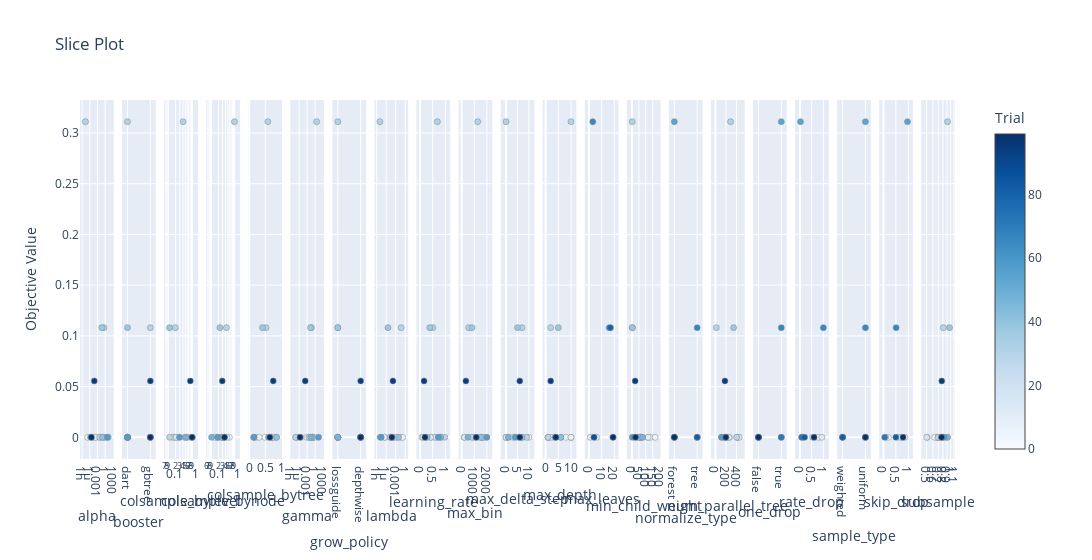

The code cell stored with this chart in its notebook:
### Code cell
optuna.visualization.plot_slice(study)

### Figure 1 — Plotly figure (JSON) as saved in the notebook; plotly's stock layout.template omitted (floating-point values rounded to 4 significant figures)
{"data": [{"marker": {"color": [0, 1, 2, 3, 5, 6, 7, 9, 15, 17, 29, 30, 31, 38, 41, 47, 57, 94, 99], "colorbar": {"title": {"text": "Trial"}, "x": 1, "xpad": 40}, "colorscale": [[0, "rgb(247,251,255)"], [0.125, "rgb(222,235,247)"], [0.25, "rgb(198,219,239)"], [0.375, "rgb(158,202,225)"], [0.5, "rgb(107,174,214)"], [0.625, "rgb(66,146,198)"], [0.75, "rgb(33,113,181)"], [0.875, "rgb(8,81,156)"], [1, "rgb(8,48,107)"]], "line": {"color": "Grey", "width": 0.5}, "showscale": true}, "mode": "markers", "showlegend": false, "type": "scatter", "x": [0.007575, 0.4494, 0.09532, 0.0002515, 1.375e-07, 5.219e-06, 1.917e-05, 0.0001819, 1.155, 17.11, 0.007685, 0.3515, 2.012e-08, 0.05096, 0.09753, 1.963e-06, 8.437, 5.944e-05, 4.55e-06], "xaxis": "x", "y": [0, 0, 0, 0, 0, 0, 0, 0, 0, 0, 0, 0.1081, 0.3111, 0.1081, 0, 0, 0, 0.05556, 0], "yaxis": "y"}, {"marker": {"color": [0, 1, 2, 3, 5, 6, 7, 9, 15, 17, 29, 30, 31, 38, 41, 47, 57, 94, 99], "colorbar": {"title": {"text": "Trial"}, "x": 1, "xpad": 40}, "colorscale": [[0, "rgb(247,251,255)"], [0.125, "rgb(222,235,247)"], [0.25, "rgb(198,219,239)"], [0.375, "rgb(158,202,225)"], [0.5, "rgb(107,174,214)"], [0.625, "rgb(66,146,198)"], [0.75, "rgb(33,113,181)"], [0.875, "rgb(8,81,156)"], [1, "rgb(8,48,107)"]], "line": {"color": "Grey", "width": 0.5}, "showscale": false}, "mode": "markers", "showlegend": false, "type": "scatter", "x": ["dart", "dart", "dart", "gbtree", "dart", "gbtree", "dart", "gbtree", "dart", "gbtree", "gbtree", "gbtree", "dart", "dart", "dart", "dart", "dart", "gbtree", "gbtree"], "xaxis": "x2", "y": [0, 0, 0, 0, 0, 0, 0, 0, 0, 0, 0, 0.1081, 0.3111, 0.1081, 0, 0, 0, 0.05556, 0], "yaxis": "y2"}, {"marker": {"color": [0, 1, 2, 3, 5, 6, 7, 9, 15, 17, 29, 30, 31, 38, 41, 47, 57, 94, 99], "colorbar": {"title": {"text": "Trial"}, "x": 1, "xpad": 40}, "colorscale": [[0, "rgb(247,251,255)"], [0.125, "rgb(222,235,247)"], [0.25, "rgb(198,219,239)"], [0.375, "rgb(158,202,225)"], [0.5, "rgb(107,174,214)"], [0.625, "rgb(66,146,198)"], [0.75, "rgb(33,113,181)"], [0.875, "rgb(8,81,156)"], [1, "rgb(8,48,107)"]], "line": {"color": "Grey", "width": 0.5}, "showscale": false}, "mode": "markers", "showlegend": false, "type": "scatter", "x": [0.4696, 0.2847, 0.1543, 0.1735, 0.6506, 0.5539, 0.21, 0.9554, 0.2116, 0.9334, 0.1123, 0.1945, 0.4077, 0.1125, 0.9896, 0.523, 0.2879, 0.8077, 0.9558], "xaxis": "x3", "y": [0, 0, 0, 0, 0, 0, 0, 0, 0, 0, 0, 0.1081, 0.3111, 0.1081, 0, 0, 0, 0.05556, 0], "yaxis": "y3"}, {"marker": {"color": [0, 1, 2, 3, 5, 6, 7, 9, 15, 17, 29, 30, 31, 38, 41, 47, 57, 94, 99], "colorbar": {"title": {"text": "Trial"}, "x": 1, "xpad": 40}, "colorscale": [[0, "rgb(247,251,255)"], [0.125, "rgb(222,235,247)"], [0.25, "rgb(198,219,239)"], [0.375, "rgb(158,202,225)"], [0.5, "rgb(107,174,214)"], [0.625, "rgb(66,146,198)"], [0.75, "rgb(33,113,181)"], [0.875, "rgb(8,81,156)"], [1, "rgb(8,48,107)"]], "line": {"color": "Grey", "width": 0.5}, "showscale": false}, "mode": "markers", "showlegend": false, "type": "scatter", "x": [0.2983, 0.1665, 0.5878, 0.3399, 0.2613, 0.3578, 0.1367, 0.4674, 0.2808, 0.3516, 0.1951, 0.4435, 0.9822, 0.2307, 0.3037, 0.101, 0.185, 0.2913, 0.365], "xaxis": "x4", "y": [0, 0, 0, 0, 0, 0, 0, 0, 0, 0, 0, 0.1081, 0.3111, 0.1081, 0, 0, 0, 0.05556, 0], "yaxis": "y4"}, {"marker": {"color": [0, 1, 2, 3, 5, 6, 7, 9, 15, 17, 29, 30, 31, 38, 41, 47, 57, 94, 99], "colorbar": {"title": {"text": "Trial"}, "x": 1, "xpad": 40}, "colorscale": [[0, "rgb(247,251,255)"], [0.125, "rgb(222,235,247)"], [0.25, "rgb(198,219,239)"], [0.375, "rgb(158,202,225)"], [0.5, "rgb(107,174,214)"], [0.625, "rgb(66,146,198)"], [0.75, "rgb(33,113,181)"], [0.875, "rgb(8,81,156)"], [1, "rgb(8,48,107)"]], "line": {"color": "Grey", "width": 0.5}, "showscale": false}, "mode": "markers", "showlegend": false, "type": "scatter", "x": [0.4846, 0.138, 0.6905, 0.6964, 0.7227, 0.2146, 0.31, 0.6764, 0.7598, 0.8468, 0.1443, 0.521, 0.5796, 0.4122, 0.8498, 0.6004, 0.1476, 0.7464, 0.643], "xaxis": "x5", "y": [0, 0, 0, 0, 0, 0, 0, 0, 0, 0, 0, 0.1081, 0.3111, 0.1081, 0, 0, 0, 0.05556, 0], "yaxis": "y5"}, {"marker": {"color": [0, 1, 2, 3, 5, 6, 7, 9, 15, 17, 29, 30, 31, 38, 41, 47, 57, 94, 99], "colorbar": {"title": {"text": "Trial"}, "x": 1, "xpad": 40}, "colorscale": [[0, "rgb(247,251,255)"], [0.125, "rgb(222,235,247)"], [0.25, "rgb(198,219,239)"], [0.375, "rgb(158,202,225)"], [0.5, "rgb(107,174,214)"], [0.625, "rgb(66,146,198)"], [0.75, "rgb(33,113,181)"], [0.875, "rgb(8,81,156)"], [1, "rgb(8,48,107)"]], "line": {"color": "Grey", "width": 0.5}, "showscale": false}, "mode": "markers", "showlegend": false, "type": "scatter", "x": [0.172, 0.01708, 0.1419, 0.0006421, 0.6027, 0.003967, 3.931e-07, 5.24e-08, 4.926e-06, 0.007464, 5.238e-08, 0.0389, 3.444, 0.01775, 0.09374, 0.02302, 18.95, 0.000182, 2.112e-06], "xaxis": "x6", "y": [0, 0, 0, 0, 0, 0, 0, 0, 0, 0, 0, 0.1081, 0.3111, 0.1081, 0, 0, 0, 0.05556, 0], "yaxis": "y6"}, {"marker": {"color": [0, 1, 2, 3, 5, 6, 7, 9, 15, 17, 29, 30, 31, 38, 41, 47, 57, 94, 99], "colorbar": {"title": {"text": "Trial"}, "x": 1, "xpad": 40}, "colorscale": [[0, "rgb(247,251,255)"], [0.125, "rgb(222,235,247)"], [0.25, "rgb(198,219,239)"], [0.375, "rgb(158,202,225)"], [0.5, "rgb(107,174,214)"], [0.625, "rgb(66,146,198)"], [0.75, "rgb(33,113,181)"], [0.875, "rgb(8,81,156)"], [1, "rgb(8,48,107)"]], "line": {"color": "Grey", "width": 0.5}, "showscale": false}, "mode": "markers", "showlegend": false, "type": "scatter", "x": ["lossguide", "depthwise", "lossguide", "lossguide", "lossguide", "depthwise", "lossguide", "depthwise", "depthwise", "depthwise", "depthwise", "lossguide", "lossguide", "lossguide", "lossguide", "lossguide", "depthwise", "depthwise", "depthwise"], "xaxis": "x7", "y": [0, 0, 0, 0, 0, 0, 0, 0, 0, 0, 0, 0.1081, 0.3111, 0.1081, 0, 0, 0, 0.05556, 0], "yaxis": "y7"}, {"marker": {"color": [0, 1, 2, 3, 5, 6, 7, 9, 15, 17, 29, 30, 31, 38, 41, 47, 57, 94, 99], "colorbar": {"title": {"text": "Trial"}, "x": 1, "xpad": 40}, "colorscale": [[0, "rgb(247,251,255)"], [0.125, "rgb(222,235,247)"], [0.25, "rgb(198,219,239)"], [0.375, "rgb(158,202,225)"], [0.5, "rgb(107,174,214)"], [0.625, "rgb(66,146,198)"], [0.75, "rgb(33,113,181)"], [0.875, "rgb(8,81,156)"], [1, "rgb(8,48,107)"]], "line": {"color": "Grey", "width": 0.5}, "showscale": false}, "mode": "markers", "showlegend": false, "type": "scatter", "x": [4.714e-07, 0.0005157, 2.557e-07, 0.03747, 0.0001791, 0.16, 7.439e-05, 1.86e-05, 3.628e-05, 0.00207, 2.073e-05, 0.04988, 1.029e-08, 3.556e-06, 0.007686, 1.28e-08, 2.798e-08, 0.0001332, 6.164e-05], "xaxis": "x8", "y": [0, 0, 0, 0, 0, 0, 0, 0, 0, 0, 0, 0.1081, 0.3111, 0.1081, 0, 0, 0, 0.05556, 0], "yaxis": "y8"}, {"marker": {"color": [0, 1, 2, 3, 5, 6, 7, 9, 15, 17, 29, 30, 31, 38, 41, 47, 57, 94, 99], "colorbar": {"title": {"text": "Trial"}, "x": 1, "xpad": 40}, "colorscale": [[0, "rgb(247,251,255)"], [0.125, "rgb(222,235,247)"], [0.25, "rgb(198,219,239)"], [0.375, "rgb(158,202,225)"], [0.5, "rgb(107,174,214)"], [0.625, "rgb(66,146,198)"], [0.75, "rgb(33,113,181)"], [0.875, "rgb(8,81,156)"], [1, "rgb(8,48,107)"]], "line": {"color": "Grey", "width": 0.5}, "showscale": false}, "mode": "markers", "showlegend": false, "type": "scatter", "x": [0.8299, 0.4224, 0.5703, 0.7693, 0.6346, 0.2216, 0.07837, 0.2279, 0.1173, 0.4279, 0.9782, 0.5079, 0.6867, 0.3898, 0.2831, 0.816, 0.7167, 0.1608, 0.1971], "xaxis": "x9", "y": [0, 0, 0, 0, 0, 0, 0, 0, 0, 0, 0, 0.1081, 0.3111, 0.1081, 0, 0, 0, 0.05556, 0], "yaxis": "y9"}, {"marker": {"color": [0, 1, 2, 3, 5, 6, 7, 9, 15, 17, 29, 30, 31, 38, 41, 47, 57, 94, 99], "colorbar": {"title": {"text": "Trial"}, "x": 1, "xpad": 40}, "colorscale": [[0, "rgb(247,251,255)"], [0.125, "rgb(222,235,247)"], [0.25, "rgb(198,219,239)"], [0.375, "rgb(158,202,225)"], [0.5, "rgb(107,174,214)"], [0.625, "rgb(66,146,198)"], [0.75, "rgb(33,113,181)"], [0.875, "rgb(8,81,156)"], [1, "rgb(8,48,107)"]], "line": {"color": "Grey", "width": 0.5}, "showscale": false}, "mode": "markers", "showlegend": false, "type": "scatter", "x": [1517, 1928, 969, 1118, 1697, 1593, 185, 233, 1673, 1258, 795, 553, 1269, 816, 1518, 497, 1996, 334, 1153], "xaxis": "x10", "y": [0, 0, 0, 0, 0, 0, 0, 0, 0, 0, 0, 0.1081, 0.3111, 0.1081, 0, 0, 0, 0.05556, 0], "yaxis": "y10"}, {"marker": {"color": [0, 1, 2, 3, 5, 6, 7, 9, 15, 17, 29, 30, 31, 38, 41, 47, 57, 94, 99], "colorbar": {"title": {"text": "Trial"}, "x": 1, "xpad": 40}, "colorscale": [[0, "rgb(247,251,255)"], [0.125, "rgb(222,235,247)"], [0.25, "rgb(198,219,239)"], [0.375, "rgb(158,202,225)"], [0.5, "rgb(107,174,214)"], [0.625, "rgb(66,146,198)"], [0.75, "rgb(33,113,181)"], [0.875, "rgb(8,81,156)"], [1, "rgb(8,48,107)"]], "line": {"color": "Grey", "width": 0.5}, "showscale": false}, "mode": "markers", "showlegend": false, "type": "scatter", "x": [1, 5, 0, 10, 0, 7, 6, 6, 0, 3, 9, 7, 0, 5, 7, 1, 4, 6, 6], "xaxis": "x11", "y": [0, 0, 0, 0, 0, 0, 0, 0, 0, 0, 0, 0.1081, 0.3111, 0.1081, 0, 0, 0, 0.05556, 0], "yaxis": "y11"}, {"marker": {"color": [0, 1, 2, 3, 5, 6, 7, 9, 15, 17, 29, 30, 31, 38, 41, 47, 57, 94, 99], "colorbar": {"title": {"text": "Trial"}, "x": 1, "xpad": 40}, "colorscale": [[0, "rgb(247,251,255)"], [0.125, "rgb(222,235,247)"], [0.25, "rgb(198,219,239)"], [0.375, "rgb(158,202,225)"], [0.5, "rgb(107,174,214)"], [0.625, "rgb(66,146,198)"], [0.75, "rgb(33,113,181)"], [0.875, "rgb(8,81,156)"], [1, "rgb(8,48,107)"]], "line": {"color": "Grey", "width": 0.5}, "showscale": false}, "mode": "markers", "showlegend": false, "type": "scatter", "x": [10, 1, 3, 1, 8, 10, 10, 2, 1, 6, 1, 2, 10, 5, 6, 4, 4, 2, 4], "xaxis": "x12", "y": [0, 0, 0, 0, 0, 0, 0, 0, 0, 0, 0, 0.1081, 0.3111, 0.1081, 0, 0, 0, 0.05556, 0], "yaxis": "y12"}, {"marker": {"color": [0, 2, 3, 5, 7, 30, 31, 38, 41, 47], "colorbar": {"title": {"text": "Trial"}, "x": 1, "xpad": 40}, "colorscale": [[0, "rgb(247,251,255)"], [0.125, "rgb(222,235,247)"], [0.25, "rgb(198,219,239)"], [0.375, "rgb(158,202,225)"], [0.5, "rgb(107,174,214)"], [0.625, "rgb(66,146,198)"], [0.75, "rgb(33,113,181)"], [0.875, "rgb(8,81,156)"], [1, "rgb(8,48,107)"]], "line": {"color": "Grey", "width": 0.5}, "showscale": false}, "mode": "markers", "showlegend": false, "type": "scatter", "x": [19, 19, 6, 1, 4, 16, 3, 17, 4, 19], "xaxis": "x13", "y": [0, 0, 0, 0, 0, 0.1081, 0.3111, 0.1081, 0, 0], "yaxis": "y13"}, {"marker": {"color": [0, 1, 2, 3, 5, 6, 7, 9, 15, 17, 29, 30, 31, 38, 41, 47, 57, 94, 99], "colorbar": {"title": {"text": "Trial"}, "x": 1, "xpad": 40}, "colorscale": [[0, "rgb(247,251,255)"], [0.125, "rgb(222,235,247)"], [0.25, "rgb(198,219,239)"], [0.375, "rgb(158,202,225)"], [0.5, "rgb(107,174,214)"], [0.625, "rgb(66,146,198)"], [0.75, "rgb(33,113,181)"], [0.875, "rgb(8,81,156)"], [1, "rgb(8,48,107)"]], "line": {"color": "Grey", "width": 0.5}, "showscale": false}, "mode": "markers", "showlegend": false, "type": "scatter", "x": [114.8, 70.77, 51.51, 68.76, 134.6, 167.3, 16.32, 116.6, 32.62, 63.53, 60.45, 3.211, 2.253, 2.644, 49.05, 76.62, 2.536, 23.13, 26.02], "xaxis": "x14", "y": [0, 0, 0, 0, 0, 0, 0, 0, 0, 0, 0, 0.1081, 0.3111, 0.1081, 0, 0, 0, 0.05556, 0], "yaxis": "y14"}, {"marker": {"color": [0, 1, 2, 5, 7, 15, 31, 38, 41, 47, 57], "colorbar": {"title": {"text": "Trial"}, "x": 1, "xpad": 40}, "colorscale": [[0, "rgb(247,251,255)"], [0.125, "rgb(222,235,247)"], [0.25, "rgb(198,219,239)"], [0.375, "rgb(158,202,225)"], [0.5, "rgb(107,174,214)"], [0.625, "rgb(66,146,198)"], [0.75, "rgb(33,113,181)"], [0.875, "rgb(8,81,156)"], [1, "rgb(8,48,107)"]], "line": {"color": "Grey", "width": 0.5}, "showscale": false}, "mode": "markers", "showlegend": false, "type": "scatter", "x": ["forest", "forest", "tree", "tree", "forest", "tree", "forest", "tree", "forest", "tree", "forest"], "xaxis": "x15", "y": [0, 0, 0, 0, 0, 0, 0.3111, 0.1081, 0, 0, 0], "yaxis": "y15"}, {"marker": {"color": [0, 1, 2, 3, 5, 6, 7, 9, 15, 17, 29, 30, 31, 38, 41, 47, 57, 94, 99], "colorbar": {"title": {"text": "Trial"}, "x": 1, "xpad": 40}, "colorscale": [[0, "rgb(247,251,255)"], [0.125, "rgb(222,235,247)"], [0.25, "rgb(198,219,239)"], [0.375, "rgb(158,202,225)"], [0.5, "rgb(107,174,214)"], [0.625, "rgb(66,146,198)"], [0.75, "rgb(33,113,181)"], [0.875, "rgb(8,81,156)"], [1, "rgb(8,48,107)"]], "line": {"color": "Grey", "width": 0.5}, "showscale": false}, "mode": "markers", "showlegend": false, "type": "scatter", "x": [224, 187, 412, 189, 267, 423, 252, 177, 202, 452, 402, 18, 287, 345, 173, 122, 113, 180, 198], "xaxis": "x16", "y": [0, 0, 0, 0, 0, 0, 0, 0, 0, 0, 0, 0.1081, 0.3111, 0.1081, 0, 0, 0, 0.05556, 0], "yaxis": "y16"}, {"marker": {"color": [0, 1, 2, 5, 7, 15, 31, 38, 41, 47, 57], "colorbar": {"title": {"text": "Trial"}, "x": 1, "xpad": 40}, "colorscale": [[0, "rgb(247,251,255)"], [0.125, "rgb(222,235,247)"], [0.25, "rgb(198,219,239)"], [0.375, "rgb(158,202,225)"], [0.5, "rgb(107,174,214)"], [0.625, "rgb(66,146,198)"], [0.75, "rgb(33,113,181)"], [0.875, "rgb(8,81,156)"], [1, "rgb(8,48,107)"]], "line": {"color": "Grey", "width": 0.5}, "showscale": false}, "mode": "markers", "showlegend": false, "type": "scatter", "x": [false, false, true, true, false, false, true, true, true, false, false], "xaxis": "x17", "y": [0, 0, 0, 0, 0, 0, 0.3111, 0.1081, 0, 0, 0], "yaxis": "y17"}, {"marker": {"color": [0, 1, 2, 5, 7, 15, 31, 38, 41, 47, 57], "colorbar": {"title": {"text": "Trial"}, "x": 1, "xpad": 40}, "colorscale": [[0, "rgb(247,251,255)"], [0.125, "rgb(222,235,247)"], [0.25, "rgb(198,219,239)"], [0.375, "rgb(158,202,225)"], [0.5, "rgb(107,174,214)"], [0.625, "rgb(66,146,198)"], [0.75, "rgb(33,113,181)"], [0.875, "rgb(8,81,156)"], [1, "rgb(8,48,107)"]], "line": {"color": "Grey", "width": 0.5}, "showscale": false}, "mode": "markers", "showlegend": false, "type": "scatter", "x": [0.1018, 0.6479, 0.8032, 0.1219, 0.9374, 0.5455, 0.02357, 0.9997, 0.06763, 0.1984, 0.6027], "xaxis": "x18", "y": [0, 0, 0, 0, 0, 0, 0.3111, 0.1081, 0, 0, 0], "yaxis": "y18"}, {"marker": {"color": [0, 1, 2, 5, 7, 15, 31, 38, 41, 47, 57], "colorbar": {"title": {"text": "Trial"}, "x": 1, "xpad": 40}, "colorscale": [[0, "rgb(247,251,255)"], [0.125, "rgb(222,235,247)"], [0.25, "rgb(198,219,239)"], [0.375, "rgb(158,202,225)"], [0.5, "rgb(107,174,214)"], [0.625, "rgb(66,146,198)"], [0.75, "rgb(33,113,181)"], [0.875, "rgb(8,81,156)"], [1, "rgb(8,48,107)"]], "line": {"color": "Grey", "width": 0.5}, "showscale": false}, "mode": "markers", "showlegend": false, "type": "scatter", "x": ["weighted", "uniform", "uniform", "uniform", "weighted", "uniform", "uniform", "uniform", "weighted", "weighted", "uniform"], "xaxis": "x19", "y": [0, 0, 0, 0, 0, 0, 0.3111, 0.1081, 0, 0, 0], "yaxis": "y19"}, {"marker": {"color": [0, 1, 2, 5, 7, 15, 31, 38, 41, 47, 57], "colorbar": {"title": {"text": "Trial"}, "x": 1, "xpad": 40}, "colorscale": [[0, "rgb(247,251,255)"], [0.125, "rgb(222,235,247)"], [0.25, "rgb(198,219,239)"], [0.375, "rgb(158,202,225)"], [0.5, "rgb(107,174,214)"], [0.625, "rgb(66,146,198)"], [0.75, "rgb(33,113,181)"], [0.875, "rgb(8,81,156)"], [1, "rgb(8,48,107)"]], "line": {"color": "Grey", "width": 0.5}, "showscale": false}, "mode": "markers", "showlegend": false, "type": "scatter", "x": [0.1961, 0.7464, 0.586, 0.8653, 0.707, 0.09054, 0.9668, 0.5081, 0.04703, 0.4965, 0.7876], "xaxis": "x20", "y": [0, 0, 0, 0, 0, 0, 0.3111, 0.1081, 0, 0, 0], "yaxis": "y20"}, {"marker": {"color": [0, 1, 2, 3, 5, 6, 7, 9, 15, 17, 29, 30, 31, 38, 41, 47, 57, 94, 99], "colorbar": {"title": {"text": "Trial"}, "x": 1, "xpad": 40}, "colorscale": [[0, "rgb(247,251,255)"], [0.125, "rgb(222,235,247)"], [0.25, "rgb(198,219,239)"], [0.375, "rgb(158,202,225)"], [0.5, "rgb(107,174,214)"], [0.625, "rgb(66,146,198)"], [0.75, "rgb(33,113,181)"], [0.875, "rgb(8,81,156)"], [1, "rgb(8,48,107)"]], "line": {"color": "Grey", "width": 0.5}, "showscale": false}, "mode": "markers", "showlegend": false, "type": "scatter", "x": [0.8154, 0.8889, 0.7294, 0.6679, 0.6848, 0.6305, 0.5102, 0.7024, 0.7708, 0.5022, 0.6962, 0.8093, 0.9128, 0.9686, 0.7703, 0.9155, 0.8225, 0.774, 0.7708], "xaxis": "x21", "y": [0, 0, 0, 0, 0, 0, 0, 0, 0, 0, 0, 0.1081, 0.3111, 0.1081, 0, 0, 0, 0.05556, 0], "yaxis": "y21"}], "layout": {"title": {"text": "Slice Plot"}, "width": 6300, "xaxis": {"anchor": "y", "domain": [0, 0.03855], "title": {"text": "alpha"}, "type": "log"}, "xaxis10": {"anchor": "y10", "domain": [0.4327, 0.4712], "title": {"text": "max_bin"}}, "xaxis11": {"anchor": "y11", "domain": [0.4807, 0.5193], "title": {"text": "max_delta_step"}}, "xaxis12": {"anchor": "y12", "domain": [0.5288, 0.5673], "title": {"text": "max_depth"}}, "xaxis13": {"anchor": "y13", "domain": [0.5769, 0.6154], "title": {"text": "max_leaves"}}, "xaxis14": {"anchor": "y14", "domain": [0.6249, 0.6635], "title": {"text": "min_child_weight"}}, "xaxis15": {"anchor": "y15", "domain": [0.673, 0.7116], "title": {"text": "normalize_type"}}, "xaxis16": {"anchor": "y16", "domain": [0.7211, 0.7596], "title": {"text": "num_parallel_tree"}}, "xaxis17": {"anchor": "y17", "domain": [0.7692, 0.8077], "title": {"text": "one_drop"}}, "xaxis18": {"anchor": "y18", "domain": [0.8172, 0.8558], "title": {"text": "rate_drop"}}, "xaxis19": {"anchor": "y19", "domain": [0.8653, 0.9039], "title": {"text": "sample_type"}}, "xaxis2": {"anchor": "y2", "domain": [0.04807, 0.08662], "title": {"text": "booster"}}, "xaxis20": {"anchor": "y20", "domain": [0.9134, 0.9519], "title": {"text": "skip_drop"}}, "xaxis21": {"anchor": "y21", "domain": [0.9615, 1], "title": {"text": "subsample"}, "type": "log"}, "xaxis3": {"anchor": "y3", "domain": [0.09615, 0.1347], "title": {"text": "colsample_bylevel"}, "type": "log"}, "xaxis4": {"anchor": "y4", "domain": [0.1442, 0.1828], "title": {"text": "colsample_bynode"}, "type": "log"}, "xaxis5": {"anchor": "y5", "domain": [0.1923, 0.2308], "title": {"text": "colsample_bytree"}}, "xaxis6": {"anchor": "y6", "domain": [0.2404, 0.2789], "title": {"text": "gamma"}, "type": "log"}, "xaxis7": {"anchor": "y7", "domain": [0.2884, 0.327], "title": {"text": "grow_policy"}}, "xaxis8": {"anchor": "y8", "domain": [0.3365, 0.3751], "title": {"text": "lambda"}, "type": "log"}, "xaxis9": {"anchor": "y9", "domain": [0.3846, 0.4231], "title": {"text": "learning_rate"}}, "yaxis": {"anchor": "x", "domain": [0, 1], "title": {"text": "Objective Value"}}, "yaxis10": {"anchor": "x10", "domain": [0, 1], "matches": "y", "showticklabels": false}, "yaxis11": {"anchor": "x11", "domain": [0, 1], "matches": "y", "showticklabels": false}, "yaxis12": {"anchor": "x12", "domain": [0, 1], "matches": "y", "showticklabels": false}, "yaxis13": {"anchor": "x13", "domain": [0, 1], "matches": "y", "showticklabels": false}, "yaxis14": {"anchor": "x14", "domain": [0, 1], "matches": "y", "showticklabels": false}, "yaxis15": {"anchor": "x15", "domain": [0, 1], "matches": "y", "showticklabels": false}, "yaxis16": {"anchor": "x16", "domain": [0, 1], "matches": "y", "showticklabels": false}, "yaxis17": {"anchor": "x17", "domain": [0, 1], "matches": "y", "showticklabels": false}, "yaxis18": {"anchor": "x18", "domain": [0, 1], "matches": "y", "showticklabels": false}, "yaxis19": {"anchor": "x19", "domain": [0, 1], "matches": "y", "showticklabels": false}, "yaxis2": {"anchor": "x2", "domain": [0, 1], "matches": "y", "showticklabels": false}, "yaxis20": {"anchor": "x20", "domain": [0, 1], "matches": "y", "showticklabels": false}, "yaxis21": {"anchor": "x21", "domain": [0, 1], "matches": "y", "showticklabels": false}, "yaxis3": {"anchor": "x3", "domain": [0, 1], "matches": "y", "showticklabels": false}, "yaxis4": {"anchor": "x4", "domain": [0, 1], "matches": "y", "showticklabels": false}, "yaxis5": {"anchor": "x5", "domain": [0, 1], "matches": "y", "showticklabels": false}, "yaxis6": {"anchor": "x6", "domain": [0, 1], "matches": "y", "showticklabels": false}, "yaxis7": {"anchor": "x7", "domain": [0, 1], "matches": "y", "showticklabels": false}, "yaxis8": {"anchor": "x8", "domain": [0, 1], "matches": "y", "showticklabels": false}, "yaxis9": {"anchor": "x9", "domain": [0, 1], "matches": "y", "showticklabels": false}}}
